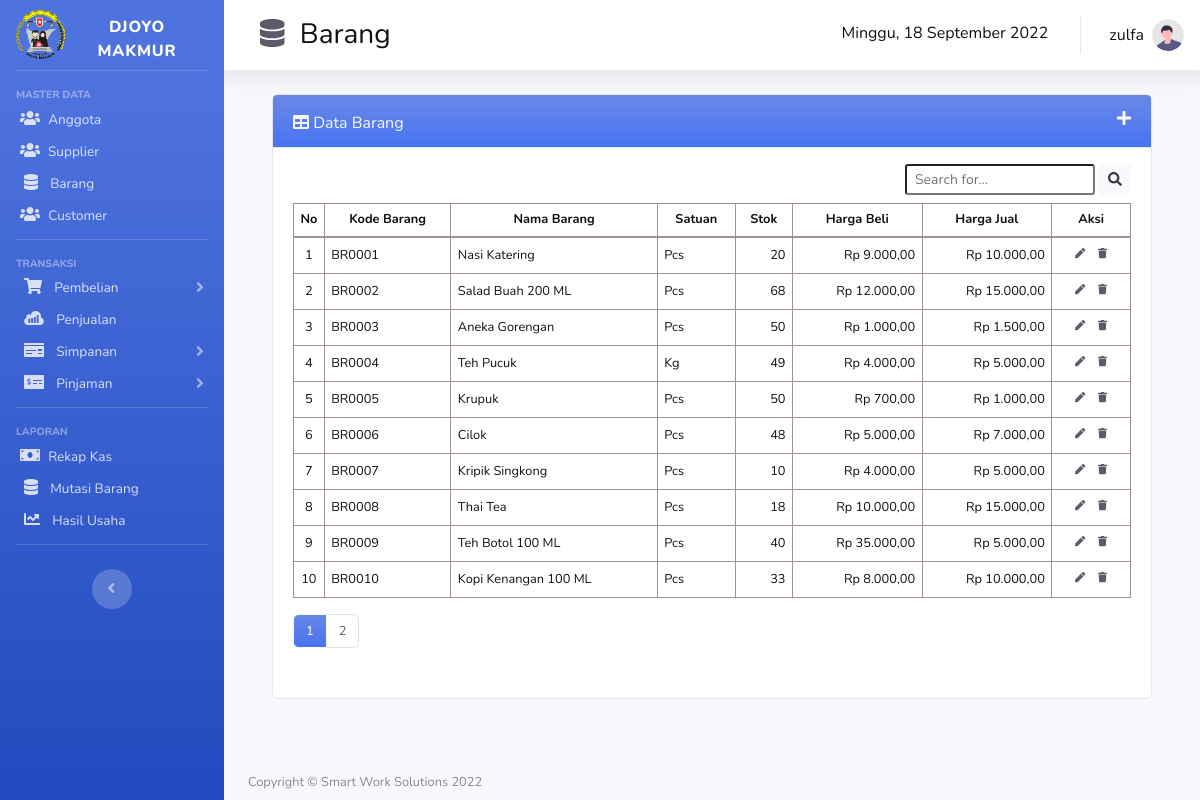
/barang.php (signed in), run on the app's committed database.
### tables this page shows
CREATE TABLE `barang` (
  `kode_barang` char(6) NOT NULL,
  `nama_barang` varchar(100) DEFAULT NULL,
  `stok` int(11) DEFAULT NULL,
  `satuan_id` varchar(15) DEFAULT NULL,
  `harga_beli` int(11) DEFAULT NULL,
  `harga_jual` int(11) DEFAULT NULL,
  `stok_awal` int(11) DEFAULT NULL
);

CREATE TABLE `satuan` (
  `id` int(11) NOT NULL,
  `nama_satuan` varchar(50) NOT NULL
);

### koneksi.php (called while the page is built, shortened)
<?php
    function tgl_indo($tanggal){
        $bulan = array (
            1 =>   'Januari',
            'Februari',
            'Maret',
            'April',
            'Mei',
            'Juni',
            'Juli',
            'Agustus',
            'September',
            'Oktober',
            'November',
            'Desember'
        );
        $pecahkan = explode('-', $tanggal);
        return $pecahkan[2] . ' ' . $bulan[ (int)$pecahkan[1] ] . ' ' . $pecahkan[0];
    }
function hari_ini(){
	$hari = date ("D");
	switch($hari){
		case 'Sun':
			$hari_ini = "Minggu";
		break;
	}
	return $hari_ini ;
}
?>

### barang.php (the view, shortened to what this page needs)
<?php
    require 'koneksi.php';
    $username = $_SESSION["username"];
    $batas   = 10;
    $halaman = @$_GET['halaman'];
    if(empty($halaman)){
         $posisi  = 0;
        $halaman = 1;
    } else{
        $posisi  = ($halaman-1) * $batas;
    }
        $no = $posisi+1;
        if (isset($_POST['filter'])) {
            $search = htmlspecialchars($_POST["search"]);
            if ($search != null) {
                $sql=mysqli_query($conn,"SELECT b.*, s.nama_satuan FROM barang b join satuan s on s.id = b.satuan_id where b.kode_barang like '%$search%' or b.nama_barang like '%$search%' or s.nama_satuan like '%$search%' order by b.kode_barang asc limit $posisi,$batas");
            } else {
                $sql=mysqli_query($conn,"SELECT b.*, s.nama_satuan FROM barang b join satuan s on s.id = b.satuan_id order by kode_barang asc limit $posisi,$batas");
            }
        } else {
            $sql=mysqli_query($conn, "SELECT b.*, s.nama_satuan FROM barang b join satuan s on s.id = b.satuan_id order by kode_barang asc limit $posisi,$batas");
        }
?>
<!DOCTYPE html>
<html lang="en">
<head>
    <link href="assets/css/styles2.css" rel="stylesheet" />
    <link href="assets/css/styles.css" rel="stylesheet" />
    <link href="css/sweetalert2.min.css" rel="stylesheet" />
    <link href="vendor/fontawesome-free/css/all.min.css" rel="stylesheet" type="text/css">
    <link href="css/sb-admin-2.min.css" rel="stylesheet">
    <link href="css/tambahan.css" rel="stylesheet">
    <link href="https://cdn.datatables.net/1.10.20/css/dataTables.bootstrap4.min.css" rel="stylesheet" />
</head>
<body id="page-top">
    <div id="wrapper">
        <ul class="navbar-nav bg-gradient-primary sidebar sidebar-dark accordion" id="accordionSidebar">
            <a class="sidebar-brand d-flex align-items-center justify-content-center" href="index.php">
                <div class="sidebar-brand-icon">
                    <img src="img/logo.png" alt="" width="50px">
                </div>
                <div class="sidebar-brand-text mx-3 mt-2">Djoyo Makmur</div>
            </a>
            <hr class="sidebar-divider">
            <div class="sidebar-heading">
                Master Data
            </div>
            <li class="nav-item">
                <a class="nav-link py-1" href="anggota.php"><i class="fas fa-users mx-1"></i> <span>Anggota</span></a>
            </li>
            <li class="nav-item">
                <a class="nav-link py-1" href="supplier.php"><i class="fas fa-users mx-1"></i><span class="mx-1">Supplier</span> </a>
            </li>
            <li class="nav-item">
                <a class="nav-link py-1" href="barang.php"><i class="fas fa-database mx-2"></i> <span>Barang</span></a>
            </li>
            <li class="nav-item">
                <a class="nav-link py-1" href="customer.php"><i class="fas fa-users mx-1"></i> <span>Customer</span></a>
            </li>
            <hr class="sidebar-divider mt-2">
            <div class="sidebar-heading">
                Transaksi
            </div>
            <li class="nav-item">
                <a class="nav-link collapsed py-1" href="#" data-toggle="collapse" data-target="#collapsePages1"
                    aria-expanded="true" aria-controls="collapsePages">
                    <i class="fas fa-shopping-cart mx-2"></i>
                    <span>Pembelian</span>
                </a>
            </li>
            <li class="nav-item">
                <a class="nav-link collapsed py-1" href="penjualan.php" data-toggle="" data-target=""
                    aria-expanded="true" aria-controls="collapsePages">
                    <i class="fab fa-sellsy mx-2"></i>
                    <span>Penjualan</span>
                </a>
            </li>
            <li class="nav-item">
                <a class="nav-link collapsed py-1" href="#" data-toggle="collapse" data-target="#collapsePagesSimpanan"
                    aria-expanded="true" aria-controls="collapsePages">
                    <i class="fas fa-money-check mx-2"></i>
                    <span>Simpanan</span>
                </a>
            </li>
            <li class="nav-item">
                <a class="nav-link collapsed py-1" href="#" data-toggle="collapse" data-target="#collapsePages2"
                    aria-expanded="true" aria-controls="collapsePages">
                    <i class="fas fa-money-check-alt mx-2"></i>
                    <span>Pinjaman</span>
                </a>
            </li>
            <hr class="sidebar-divider mt-2">
            <div class="sidebar-heading">
                Laporan
            </div>
            <li class="nav-item">
                <a class="nav-link collapsed py-1" href="kas.php" data-toggle="" data-target=""
                    aria-expanded="true" aria-controls="collapsePages">
                    <i class="fas fa-money-bill mx-1"></i>
                    <span>Rekap Kas</span>
                </a>
            </li>
            <li class="nav-item">
                <a class="nav-link collapsed py-1" href="mutasi_barang.php" data-toggle="" data-target=""
                    aria-expanded="true" aria-controls="collapsePages">
                    <i class="fas fa-database mx-2"></i>
                    <span> Mutasi Barang</span>
                </a>
            </li>
            <li class="nav-item">
                <a class="nav-link collapsed py-1" href="hasil_usaha.php" data-toggle="" data-target=""
                    aria-expanded="true" aria-controls="collapsePages">
                    <i class="fas fa-chart-line mx-2"></i>
                    <span> Hasil Usaha</span>
                </a>
            </li>
            <hr class="sidebar-divider d-none d-md-block mt-2">
            <div class="text-center d-none d-md-inline mt-2">
                <button class="rounded-circle border-0" id="sidebarToggle"></button>
            </div>
        </ul>
        <div id="content-wrapper" class="d-flex flex-column">
            <div id="content">
                <nav class="navbar navbar-expand navbar-light bg-white topbar mb-4 static-top shadow row">
                    <div>
                        <h3 class="mr-6 ml-4 mt-2 hitam"><i class="fas fa-database mx-2 text-dark"></i> Barang</h3>
                    </div>
                    <ul class="navbar-nav ml-auto">
                        <div class="nav-item active dropdown no-arrow mt-4 mx-3 hitam">
                            <h6>
                                <?php echo hari_ini().','.' '.tgl_indo(date('Y-m-d')); ?>
                            </h6>
                        </div>
                        <li class="nav-item dropdown no-arrow hitam">
                            <a class="nav-link dropdown-toggle" href="#" id="userDropdown" role="button"
                                data-toggle="dropdown" aria-haspopup="true" aria-expanded="false">
                                <span class="mr-2 d-none d-lg-inline hitam"><?= $username ?></span>
                                <img class="img-profile rounded-circle"
                                    src="img/undraw_profile.svg">
                            </a>
                        </li>
                    </ul>
                </nav>
                <div class="container-fluid">
                        <main>
                            <div class="container-fluid px-4">
                                <div class="card mb-1">
                                    <div class="card-header biru">
                                        <div class="row">
                                            <div class="col-11 mt-1 text-light">
                                                <i class="fas fa-table me-1 text-light"></i>
                                                Data Barang
                                            </div>
                                            <div class="col-1">
                                                <a type="button" class="text-light float-right" data-bs-toggle="modal" data-bs-target="#addtarif">
                                                    <i class="fas fa-plus"></i>
                                                </a>
                                            </div>
                                        </div>
                                    </div>
                                    <div class="card-body2">
                                        <div class="row">
                                            <div class="col">
                                                <form class="d-none d-md-inline-block form-inline mt-1 pt-1 mb-2 float-right" action="" method="post">
                                                    <div class="input-group">
                                                        <input class="form-control-sm" type="text" name="search" id="search" placeholder="Search for..." aria-label="Search" aria-describedby="basic-addon2" autocomplete="off"/>
                                                        <div class="input-group-append ml-1">
                                                            <button class="btn btn-light btn-sm" type="submit" name="filter"><i class="fas fa-search"></i></button>
                                                        </div>
                                                    </div>
                                                </form>
                                            </div>
                                        </div>
                                        <div class="table-responsive">
                                            <table class="table-utama tabel" id="dataTable" width="100%" cellspacing="0">
                                                <thead>
                                                    <tr class="text-center small">
                                                        <th>No</th>
                                                        <th>Kode Barang</th>
                                                        <th>Nama Barang</th>
                                                        <th>Satuan</th>
                                                        <th>Stok</th>
                                                        <th>Harga Beli</th>
                                                        <th>Harga Jual</th>
                                                        <th>Aksi</th>
                                                    </tr>
                                                </thead>
                                                <?php foreach($sql as $barang ) : ?>
                                                <tbody class="small">
                                                    <tr>
                                                        <td class="text-center no "><?= $no; ?></td>
                                                        <td><?= $barang["kode_barang"]; ?></td>
                                                        <td><?= $barang["nama_barang"]; ?></td>
                                                        <td><?= $barang["nama_satuan"]; ?></td>
                                                        <td class="text-right"><?= $barang["stok"]; ?></td>
                                                        <td class="text-right">Rp <?= number_format($barang["harga_beli"],2,',','.'); ?></td>
                                                        <td class="text-right">Rp <?= number_format($barang["harga_jual"],2,',','.'); ?></td>
                                                        <td class="text-center">
                                                            <a type="button" class="aksi text-dark" id="tombolUbah" data-toggle='modal' data-target="#editBarang"
                                                                data-kode="<?= $barang['kode_barang']; ?>"
                                                                data-nama="<?= $barang['nama_barang']; ?>"
                                                                data-satuan="<?= $barang['satuan_id']; ?>"
                                                                data-stok="<?= $barang['stok']; ?>"
                                                                data-harga_beli="<?= $barang['harga_beli']; ?>"
                                                                data-harga_jual="<?= $barang['harga_jual']; ?>"
                                                                ><i class="fas fa-solid fa-pen small"></i>
                                                            </a>
                                                            <a class="aksi text-dark alert_notif" href="hapus.php?kode_barang=<?= $barang["kode_barang"]; ?>"><i class="fas fa-solid fa-trash small"></i></a>
                                                        </td>
                                                    </tr>
                                                </tbody>
                                                <?php $no++ ?>
                                                <?php endforeach; ?>
                                            </table>
                                        </div>
                                        <?php
                                            $query2     = mysqli_query($conn, "select * from barang");
                                            $jmldata    = mysqli_num_rows($query2);
                                            $jmlhalaman = ceil($jmldata/$batas);
                                        ?>
                                        <div class="text-center">
                                            <ul class="pagination mb-0">
                                                <?php
                                                for($i=1;$i<=$jmlhalaman;$i++) {
                                                    if ($i != $halaman) {
                                                        echo "<li class='page-item'><a class='page-link text-dark small' href='barang.php?halaman=$i'>$i</a></li>";
                                                    } else {
                                                        echo "<li class='page-item active'><a class='page-link biru border border-light small' href='#'>$i</a></li>";
                                                    }
                                                }
                                                ?>
                                            </ul>
                                        </div>
                                    </div>
                                </div>
                            </div>
                        </main>
                </div>
            </div>
            <footer class="pb-2 bg-light">
                <div class="container-fluid">
                    <div class="d-flex align-items-center justify-content-between small">
                        <div class="text-muted">Copyright &copy; Smart Work Solutions 2022</div>
                    </div>
                </div>
            </footer>
        </div>
    </div>
</body>
</html>

### data on the page
barang: kode_barang "BR0001", nama_barang "Nasi Katering", satuan.nama_satuan "Pcs", stok "20", harga_beli "9.000,00", harga_jual "10.000,00"
barang: kode_barang "BR0002", nama_barang "Salad Buah 200 ML", satuan.nama_satuan "Pcs", stok "68", harga_beli "12.000,00", harga_jual "15.000,00"
barang: kode_barang "BR0003", nama_barang "Aneka Gorengan", satuan.nama_satuan "Pcs", stok "50", harga_beli "1.000,00", harga_jual "1.500,00"
barang: kode_barang "BR0004", nama_barang "Teh Pucuk", satuan.nama_satuan "Kg", stok "49", harga_beli "4.000,00", harga_jual "5.000,00"
barang: kode_barang "BR0005", nama_barang "Krupuk", satuan.nama_satuan "Pcs", stok "50", harga_beli "700,00", harga_jual "1.000,00"
barang: kode_barang "BR0006", nama_barang "Cilok", satuan.nama_satuan "Pcs", stok "48", harga_beli "5.000,00", harga_jual "7.000,00"
barang: kode_barang "BR0007", nama_barang "Kripik Singkong", satuan.nama_satuan "Pcs", stok "10", harga_beli "4.000,00", harga_jual "5.000,00"
barang: kode_barang "BR0008", nama_barang "Thai Tea", satuan.nama_satuan "Pcs", stok "18", harga_beli "10.000,00", harga_jual "15.000,00"
barang: kode_barang "BR0009", nama_barang "Teh Botol 100 ML", satuan.nama_satuan "Pcs", stok "40", harga_beli "35.000,00", harga_jual "5.000,00"
barang: kode_barang "BR0010", nama_barang "Kopi Kenangan 100 ML", satuan.nama_satuan "Pcs", stok "33", harga_beli "8.000,00", harga_jual "10.000,00"

### other printed values
hari_ini() "Minggu"
$username "zulfa"
